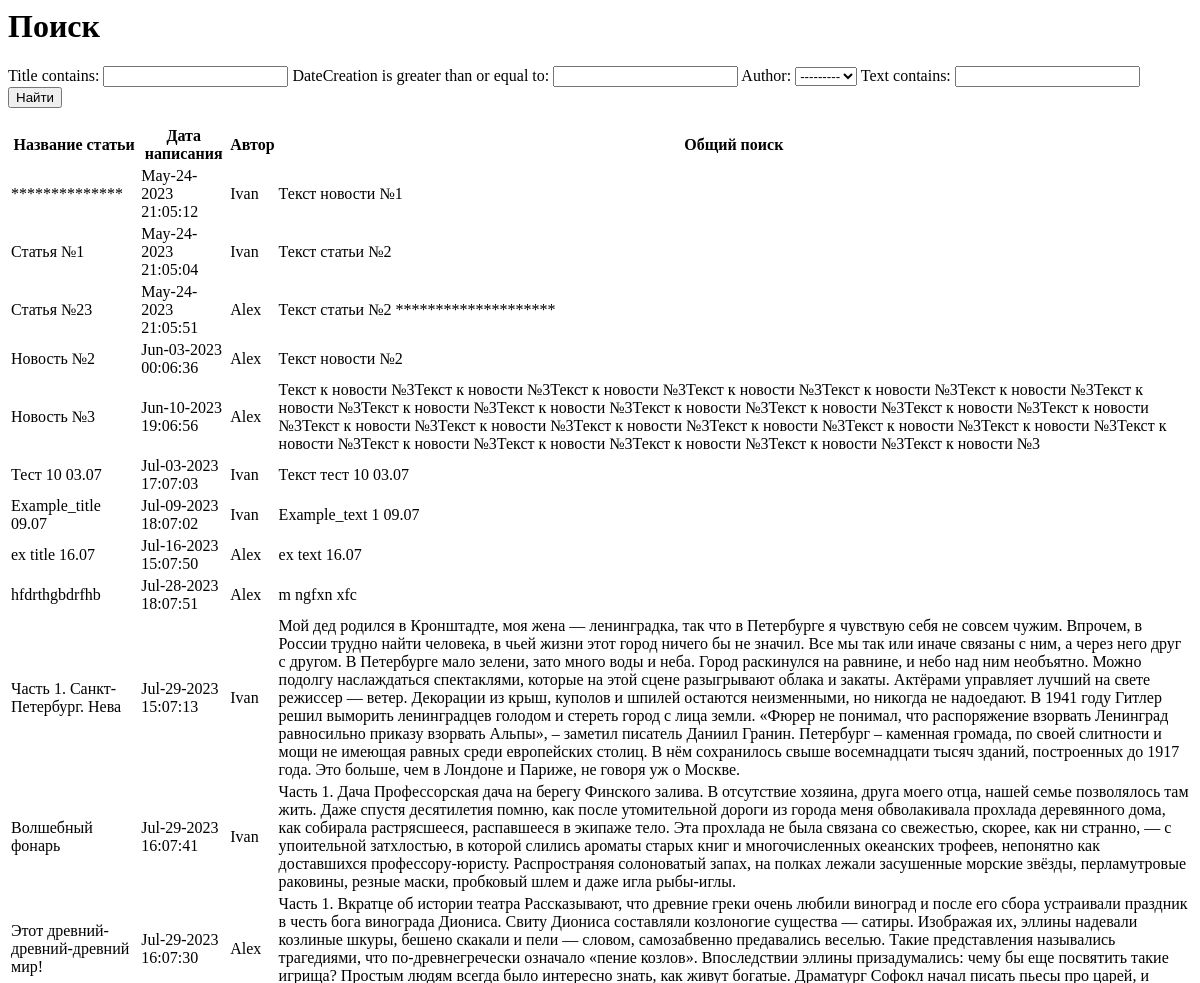
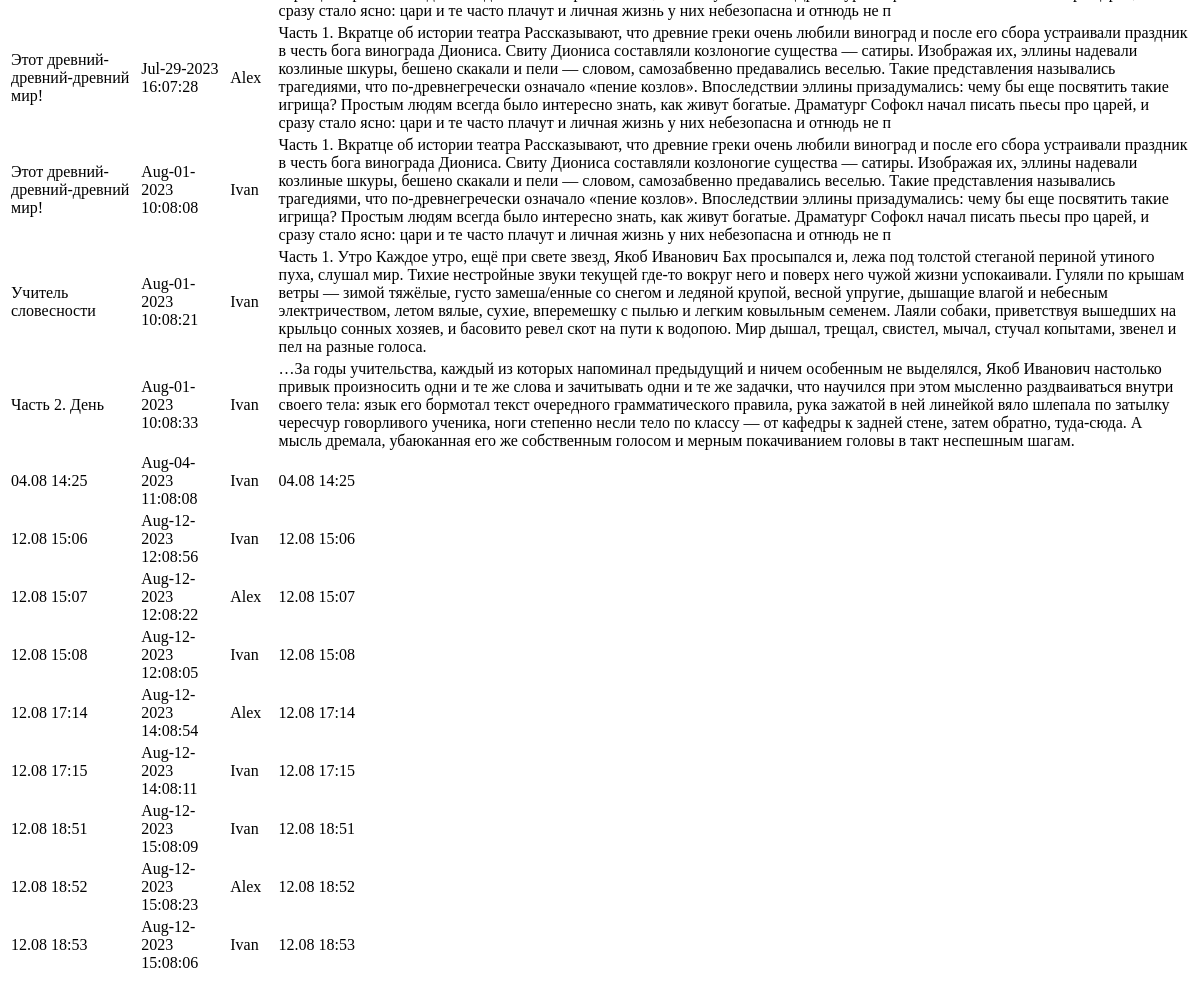
The page /news/search/ on the database as committed earlier (2 pictures, top to bottom).
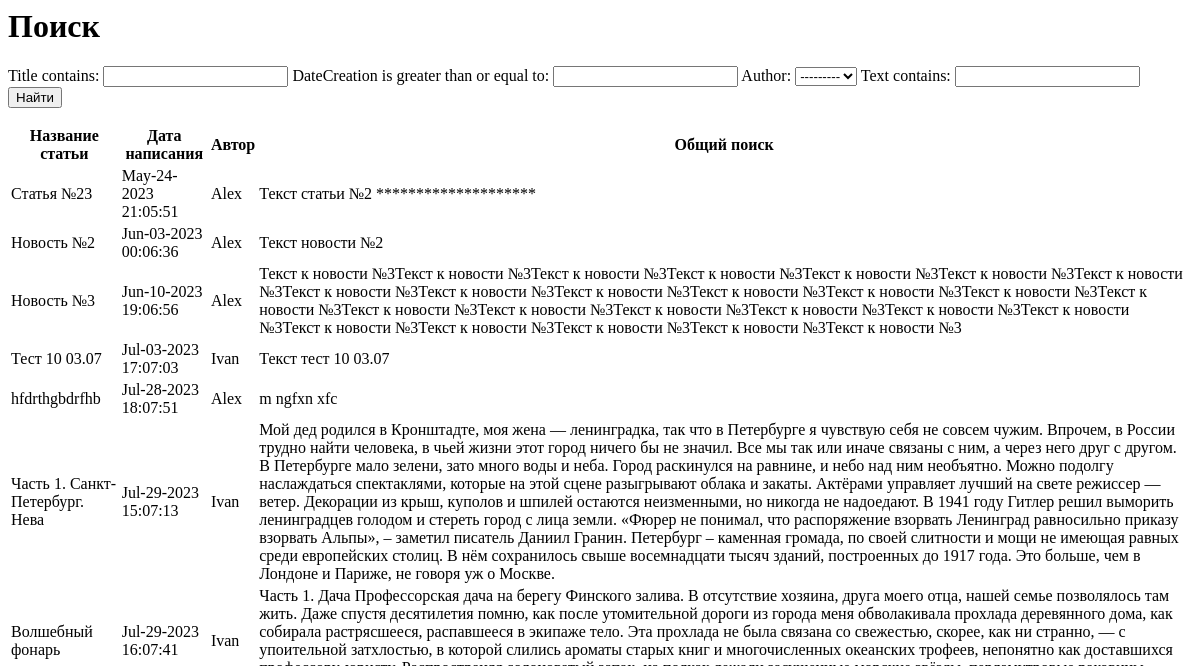
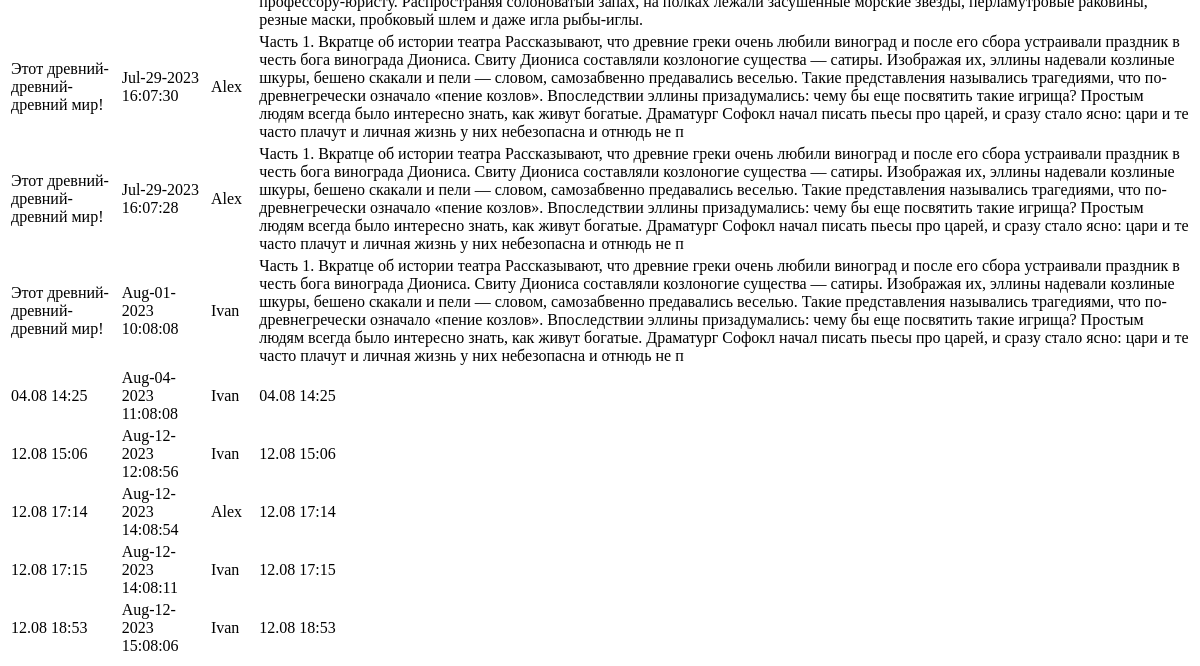
The same page on the database as committed later (2 pictures, top to bottom).
### newapp/models.py (models this page shows, shortened)
class Post(models.Model):
    author = models.ForeignKey(Author, on_delete=models.CASCADE)
    NEWS = 'NW'
    ARTICLE = 'AR'
    CATEGORY_CHOICES = (
        (NEWS, 'Новость'),
        (ARTICLE, 'Статья'),
    )
    categoryType = models.CharField(max_length=2, choices=CATEGORY_CHOICES, default=ARTICLE)
    dateCreation = models.DateTimeField(auto_now_add=True)
    postCategory = models.ManyToManyField(Category, through='PostCategory')
    title = models.CharField(max_length=128)
    text = models.TextField()
    rating = models.SmallIntegerField(default=0)

class Author(models.Model):
    authorUser = models.OneToOneField(User, on_delete=models.CASCADE)
    ratingAuthor = models.SmallIntegerField(default=0)
    def __str__(self):
        return self.authorUser.username

### newapp/views.py (the view)
# urls.py: path('search/', SearchListView.as_view()),
class SearchListView(ListView):
    model = Post
    template_name = 'search.html'
    context_object_name = 'search'
    def get_context_data(self, **kwargs):
        context = super().get_context_data(**kwargs)
        context['filter'] = NewsFilter(self.request.GET, queryset=self.get_queryset())
        return context

### newapp/templatetags/custom_filters.py (called while the page is built)
@register.filter(name='censor')
def censor(value):
    censored_words = ['плохое_слово_1', 'нежелательное_слово2', 'нежелательное_слово3']
    censored_value = value
    for word in censored_words:
        censored_value = censored_value.replace(word, '*' * len(word))
    return censored_value

### templates/search.html (shortened to what this page needs)
{% extends 'flatpages/default.html' %}
{% load custom_filters %}
{% block title %}
<h1>Поиск</h1>
{% endblock title %}
{% block content %}
<form method="GET">
    {{ filter.form }}
    <input type="submit" value="Найти">
</form>
<table>
        <thead>
            <th>
                Название статьи
            </th>
            <th>
                Дата написания
            </th>
            <th>
                Автор
            </th>
            <th>
                Общий поиск
            </th>
        </thead>
        {% for new in filter.qs %}
            <tr>
                <td>
                    {{ new.title|censor }}
                </td>
                <td>
                    {{ new.dateCreation|date:'M-d-Y H:m:s' }}
                </td>
                <td>
                    {{ new.author.authorUser }}
                </td>
                <td>
                    {{ new.text|censor }}
                </td>
            </tr>
        {% endfor %}
</table>
{% endblock content %}

### templates/flatpages/default.html (shortened to what this page needs)
{% block title %} {{ flatpage.title }} {% endblock %}
{% block content %}{% endblock %}

Rows that differ between the two databases and show on the page:
removed Post: title|censor "**************", dateCreation "May-24-2023 21:05:12", author.authorUser "Ivan", text|censor "Текст новости №1"
removed Post: title|censor "Статья №1", dateCreation "May-24-2023 21:05:04", author.authorUser "Ivan", text|censor "Текст статьи №2"
removed Post: title|censor "Example_title 09.07", dateCreation "Jul-09-2023 18:07:02", author.authorUser "Ivan", text|censor "Example_text 1 09.07"
removed Post: title|censor "ex title 16.07", dateCreation "Jul-16-2023 15:07:50", author.authorUser "Alex", text|censor "ex text 16.07"
removed Post: title|censor "Учитель словесности", dateCreation "Aug-01-2023 10:08:21", author.authorUser "Ivan", text|censor "Часть 1. Утро Каждое утро, ещё при свете звезд, Якоб Иванович Бах просыпался и, лежа под толстой стеганой периной утиного пуха, слушал мир. Тихие нестройные звуки текущей где-то вокруг него и поверх него чужой жизни успокаивали. Гуляли по крышам ветры — зимой тяжёлые, густо замеша/енные со снегом и ледяной крупой, весной упругие, дышащие влагой и небесным электричеством, летом вялые, сухие, вперемешку с пылью и легким ковыльным семенем. Лаяли собаки, приветствуя вышедших на крыльцо сонных хозяев, и басовито ревел скот на пути к водопою. Мир дышал, трещал, свистел, мычал, стучал копытами, звенел и пел на разные голоса."
removed Post: title|censor "Часть 2. День", dateCreation "Aug-01-2023 10:08:33", author.authorUser "Ivan", text|censor "…За годы учительства, каждый из которых напоминал предыдущий и ничем особенным не выделялся, Якоб Иванович настолько привык произносить одни и те же слова и зачитывать одни и те же задачки, что научился при этом мысленно раздваиваться внутри своего тела: язык его бормотал текст очередного грамматического правила, рука зажатой в ней линейкой вяло шлепала по затылку чересчур говорливого ученика, ноги степенно несли тело по классу — от кафедры к задней стене, затем обратно, туда-сюда. А мысль дремала, убаюканная его же собственным голосом и мерным покачиванием головы в такт неспешным шагам."
removed Post: title|censor "12.08 15:07", dateCreation "Aug-12-2023 12:08:22", author.authorUser "Alex", text|censor "12.08 15:07"
removed Post: title|censor "12.08 15:08", dateCreation "Aug-12-2023 12:08:05", author.authorUser "Ivan", text|censor "12.08 15:08"
removed Post: title|censor "12.08 18:51", dateCreation "Aug-12-2023 15:08:09", author.authorUser "Ivan", text|censor "12.08 18:51"
removed Post: title|censor "12.08 18:52", dateCreation "Aug-12-2023 15:08:23", author.authorUser "Alex", text|censor "12.08 18:52"
